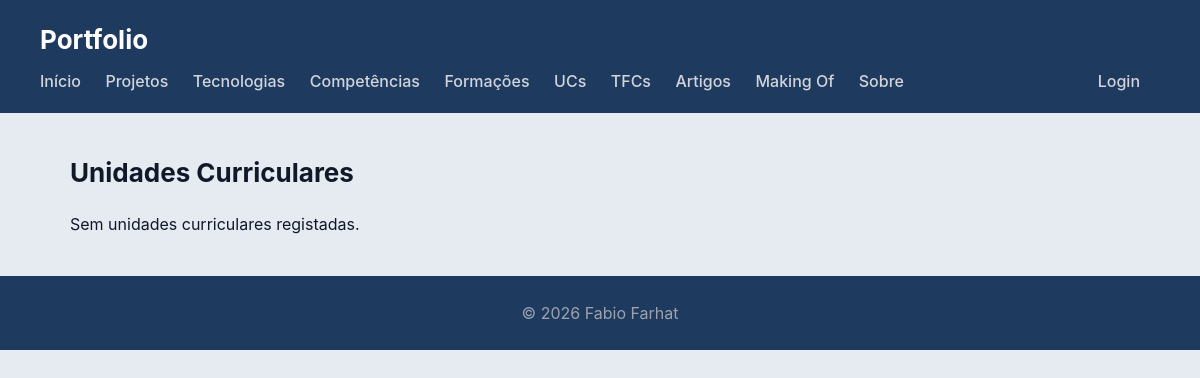
Page /portfolio/ucs/ on the earlier database version.
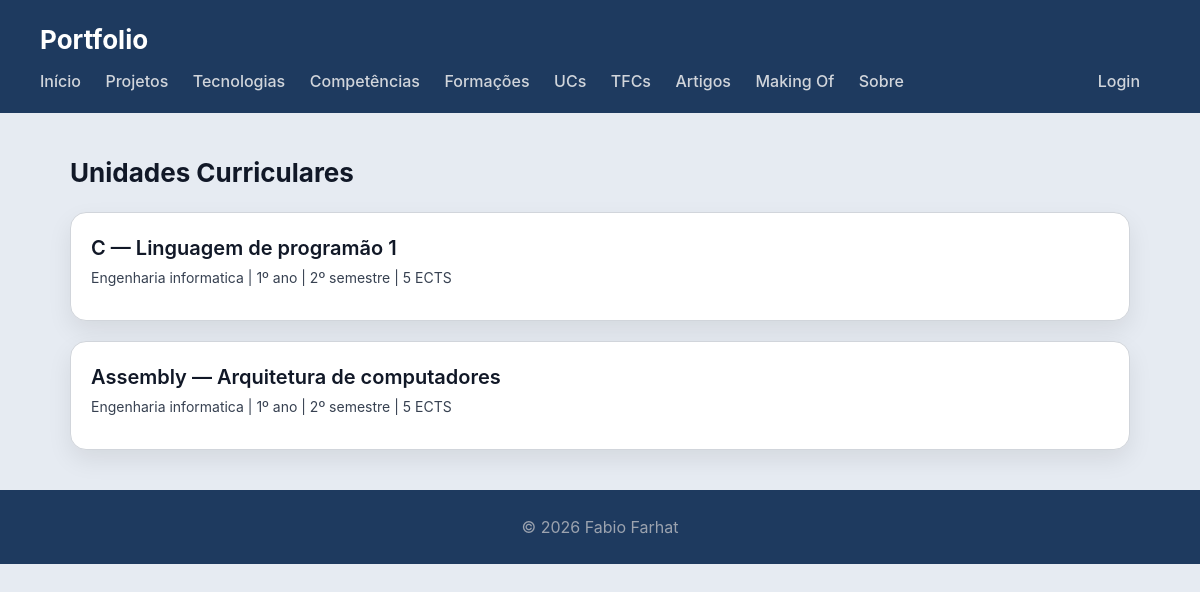
Same page on the later database version.
### portfolio/models.py (models this page shows, shortened)
class UnidadeCurricular(models.Model):
    nome = models.CharField(max_length=200)
    codigo = models.CharField(max_length=20)
    descricao = models.CharField(max_length=500, blank=True)
    ano_curricular = models.PositiveIntegerField(default=1)  # NOVO
    semestre = models.PositiveIntegerField(default=1)  # NOVO
    ects = models.PositiveIntegerField(default=0)  # NOVO
    natureza = models.CharField(max_length=50, blank=True)  # NOVO
    objetivos = models.TextField(blank=True)  # NOVO
    metodologia = models.TextField(blank=True)  # NOVO
    programa = models.TextField(blank=True)  # NOVO
    bibliografia = models.TextField(blank=True)  # NOVO
    avaliacao = models.TextField(blank=True)  # NOVO
    imagem = models.ImageField(upload_to='ucs/', blank=True, null=True)
    docente = models.ForeignKey(Docente, on_delete=models.SET_NULL, null=True, blank=True)
    licenciatura = models.ForeignKey(Licenciatura, on_delete=models.CASCADE)
    class Meta:
        verbose_name = "Unidade Curricular"
        verbose_name_plural = "Unidades Curriculares"

class Licenciatura(models.Model):
    nome = models.CharField(max_length=200)
    sigla = models.CharField(max_length=10, blank=True)  # NOVO
    descricao = models.TextField(blank=True)  # NOVO
    duracao = models.PositiveIntegerField(help_text="Duração em anos")
    ects_total = models.PositiveIntegerField(default=0)  # NOVO
    instituicao = models.CharField(max_length=200)
    ano_inicio = models.DateField()
    ano_fim = models.DateField(blank=True, null=True)
    class Meta:
        verbose_name_plural = "Licenciaturas"

### portfolio/views.py (the view)
# urls.py: path('ucs/', views.ucs_view, name="ucs"),
def ucs_view(request):
    ucs = UnidadeCurricular.objects.select_related('docente', 'licenciatura').all()
    return render(request, 'portfolio/ucs.html', {'ucs': ucs})

### portfolio/templates/portfolio/ucs.html (shortened to what this page needs)
{% extends "portfolio/base.html" %}
{% block content %}
<h2>Unidades Curriculares</h2>
<section>
    {% for uc in ucs %}
    <article>
        <header>
            <h3>{{ uc.codigo }} — {{ uc.nome }}</h3>
            <p>{{ uc.licenciatura.nome }} | {{ uc.ano_curricular }}º ano | {{ uc.semestre }}º semestre | {{ uc.ects }} ECTS</p>
        </header>
    </article>
    {% empty %}
        <p>Sem unidades curriculares registadas.</p>
    {% endfor %}
</section>
{% endblock %}

Differences in the rows shown:
added UnidadeCurricular: codigo "C", nome "Linguagem de programão 1", licenciatura.nome "Engenharia informatica", ano_curricular "1", semestre "2", ects "5"
added UnidadeCurricular: codigo "Assembly", nome "Arquitetura de computadores", licenciatura.nome "Engenharia informatica", ano_curricular "1", semestre "2", ects "5"
Other differences:
text no longer shown: "Sem unidades curriculares registadas."
